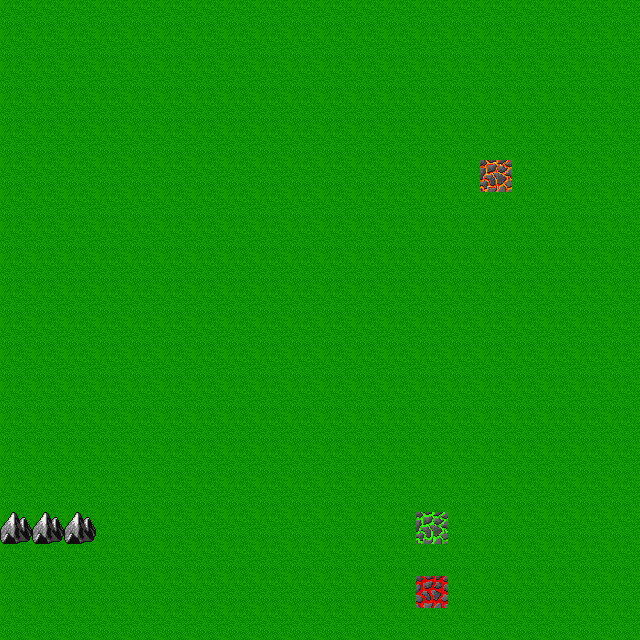

The image is a tile-based game level rendered from a .tmx file. Its description and source (layers, tilesets, objects; grid data summarised) follow:
An orthogonal 20x20 tile map with 32x32 px tiles, 2 tile layers (foreground, wall) and 12 objects (2x door, 2x crate, end, death, damage, ...).

<map version="1.0" orientation="orthogonal" renderorder="right-down" width="20" height="20" tilewidth="32" tileheight="32" nextobjectid="21">
 <tileset firstgid="1" name="dg_grounds32" tilewidth="32" tileheight="32" tilecount="171" columns="9">
  <image source="AngbandTk/AngbandTk/dg_grounds32.gif" width="288" height="608" />
 </tileset>
 <layer name="foreground" width="20" height="20">
  <data>[400 cells, 400 non-empty, 4 distinct tile ids]</data>
 </layer>
 <layer name="wall" width="20" height="20">
  <data>[400 cells, 3 non-empty, 1 distinct tile ids]</data>
 </layer>
 <objectgroup name="triggers">
  <object id="1" name="et1" type="end" x="479" y="160" width="32" height="32">
   <properties>
    <property name="destX" type="int" value="0" />
    <property name="destY" type="int" value="0" />
   </properties>
  </object>
  <object id="10" name="dt1" type="death" x="416" y="576" width="32" height="32" />
  <object id="12" name="damt1" type="damage" x="416" y="512" width="32" height="32">
   <properties>
    <property name="amount" type="int" value="1" />
   </properties>
  </object>
 </objectgroup>
 <objectgroup name="items">
  <object id="2" name="rk1" type="redkey" x="102" y="598" width="32" height="32">
   <properties>
    <property name="texture" value="redkey" />
   </properties>
   <ellipse />
  </object>
 </objectgroup>
 <objectgroup name="player">
  <object id="3" name="player" type="player" x="28" y="598" width="32" height="32">
   <properties>
    <property name="texture" value="player" />
   </properties>
   <ellipse />
  </object>
 </objectgroup>
 <objectgroup name="objects">
  <object id="4" name="rd1" type="door" x="168" y="567" width="32" height="32">
   <properties>
    <property name="key" value="redkey" />
    <property name="texture" value="reddoor" />
   </properties>
  </object>
  <object id="5" name="cr1" type="crate" x="98" y="513" width="32" height="32">
   <properties>
    <property name="texture" value="browncrate" />
   </properties>
  </object>
  <object id="6" name="bd1" type="door" x="245" y="504" width="32" height="32">
   <properties>
    <property name="texture" value="bluedoor" />
   </properties>
  </object>
  <object id="7" name="bsw1" type="switch" x="295" y="590" width="32" height="32">
   <properties>
    <property name="door" type="int" value="6" />
    <property name="texture" value="blueswitch" />
   </properties>
  </object>
  <object id="8" name="cr2" type="crate" x="482" y="226" width="32" height="32">
   <properties>
    <property name="texture" value="browncrate" />
   </properties>
  </object>
 </objectgroup>
 <objectgroup name="badguys">
  <object id="13" name="bg1" type="badguy" x="529" y="432" width="32" height="32">
   <properties>
    <property name="texture" value="badguy" />
   </properties>
   <ellipse />
  </object>
  <object id="19" name="bg1-wp1" type="waypoint" x="112" y="447">
   <properties>
    <property name="badGuyId" type="int" value="13" />
   </properties>
   <ellipse />
  </object>
 </objectgroup>
</map>
